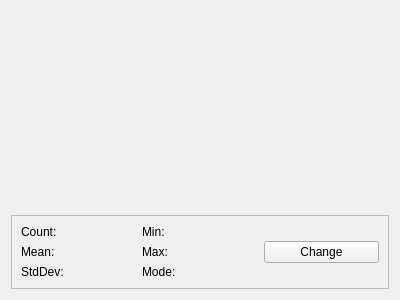
<?xml version="1.0" encoding="UTF-8"?>
<ui version="4.0">
 <class>Histogram</class>
 <widget class="QWidget" name="Histogram">
  <property name="geometry">
   <rect>
    <x>0</x>
    <y>0</y>
    <width>400</width>
    <height>300</height>
   </rect>
  </property>
  <property name="windowTitle">
   <string>Form</string>
  </property>
  <layout class="QVBoxLayout" name="verticalLayout" stretch="4,1">
   <item>
    <widget class="QCustomPlot" name="customPlot" native="true"/>
   </item>
   <item>
    <widget class="QFrame" name="frame">
     <property name="frameShape">
      <enum>QFrame::StyledPanel</enum>
     </property>
     <property name="frameShadow">
      <enum>QFrame::Raised</enum>
     </property>
     <layout class="QGridLayout" name="gridLayout">
      <item row="1" column="0">
       <widget class="QLabel" name="meanLabel">
        <property name="text">
         <string>Mean:</string>
        </property>
       </widget>
      </item>
      <item row="2" column="1">
       <widget class="QLabel" name="modeLabel">
        <property name="text">
         <string>Mode:</string>
        </property>
       </widget>
      </item>
      <item row="0" column="0">
       <widget class="QLabel" name="countLabel">
        <property name="text">
         <string>Count:</string>
        </property>
       </widget>
      </item>
      <item row="1" column="1">
       <widget class="QLabel" name="maxLabel">
        <property name="text">
         <string>Max:</string>
        </property>
       </widget>
      </item>
      <item row="0" column="1">
       <widget class="QLabel" name="minLabel">
        <property name="text">
         <string>Min:</string>
        </property>
       </widget>
      </item>
      <item row="2" column="0">
       <widget class="QLabel" name="stdDevLabel">
        <property name="text">
         <string>StdDev:</string>
        </property>
       </widget>
      </item>
      <item row="0" column="2" rowspan="3">
       <widget class="QPushButton" name="changeButton">
        <property name="text">
         <string>Change</string>
        </property>
       </widget>
      </item>
     </layout>
    </widget>
   </item>
  </layout>
 </widget>
 <customwidgets>
  <customwidget>
   <class>QCustomPlot</class>
   <extends>QWidget</extends>
   <header>qcustomplot.h</header>
   <container>1</container>
  </customwidget>
 </customwidgets>
 <resources/>
 <connections/>
</ui>
